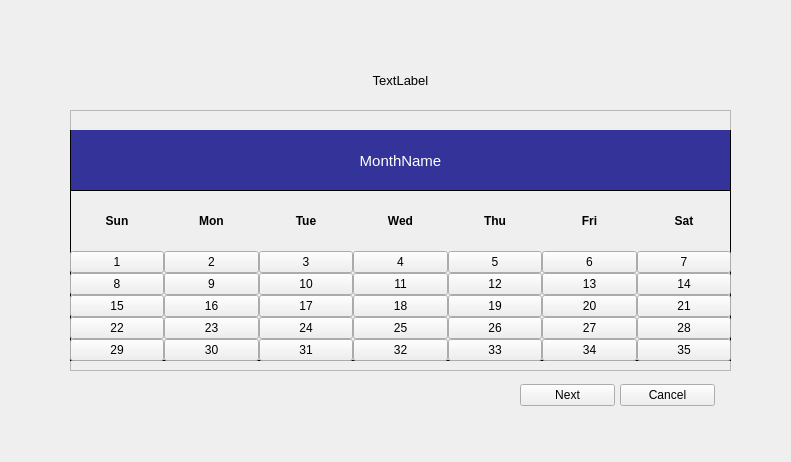
<?xml version="1.0" encoding="UTF-8"?>
<ui version="4.0">
 <class>MainWindow</class>
 <widget class="QMainWindow" name="MainWindow">
  <property name="geometry">
   <rect>
    <x>0</x>
    <y>0</y>
    <width>791</width>
    <height>462</height>
   </rect>
  </property>
  <property name="windowTitle">
   <string>MainWindow</string>
  </property>
  <property name="styleSheet">
   <string notr="true"/>
  </property>
  <widget class="QWidget" name="centralwidget">
   <widget class="QFrame" name="frame">
    <property name="geometry">
     <rect>
      <x>70</x>
      <y>110</y>
      <width>661</width>
      <height>261</height>
     </rect>
    </property>
    <property name="styleSheet">
     <string notr="true">border-left:1px solid black;
border-right:1px solid black;
border-bottom:1px solid black;</string>
    </property>
    <property name="frameShape">
     <enum>QFrame::StyledPanel</enum>
    </property>
    <property name="frameShadow">
     <enum>QFrame::Raised</enum>
    </property>
    <widget class="QWidget" name="verticalLayoutWidget">
     <property name="enabled">
      <bool>true</bool>
     </property>
     <property name="geometry">
      <rect>
       <x>0</x>
       <y>20</y>
       <width>661</width>
       <height>231</height>
      </rect>
     </property>
     <layout class="QVBoxLayout" name="verticalLayout">
      <property name="spacing">
       <number>0</number>
      </property>
      <property name="sizeConstraint">
       <enum>QLayout::SetMaximumSize</enum>
      </property>
      <item>
       <widget class="QLabel" name="MonthName">
        <property name="font">
         <font>
          <pointsize>-1</pointsize>
         </font>
        </property>
        <property name="styleSheet">
         <string notr="true">background-color:#333399;
font-size:15px;
color:white;</string>
        </property>
        <property name="text">
         <string>MonthName</string>
        </property>
        <property name="alignment">
         <set>Qt::AlignCenter</set>
        </property>
       </widget>
      </item>
      <item>
       <layout class="QHBoxLayout" name="horizontalLayout">
        <property name="sizeConstraint">
         <enum>QLayout::SetFixedSize</enum>
        </property>
        <item>
         <widget class="QLabel" name="label_3">
          <property name="font">
           <font>
            <weight>75</weight>
            <bold>true</bold>
           </font>
          </property>
          <property name="text">
           <string>Sun</string>
          </property>
          <property name="alignment">
           <set>Qt::AlignCenter</set>
          </property>
         </widget>
        </item>
        <item>
         <widget class="QLabel" name="label_4">
          <property name="font">
           <font>
            <weight>75</weight>
            <bold>true</bold>
           </font>
          </property>
          <property name="text">
           <string>Mon</string>
          </property>
          <property name="alignment">
           <set>Qt::AlignCenter</set>
          </property>
         </widget>
        </item>
        <item>
         <widget class="QLabel" name="label_5">
          <property name="font">
           <font>
            <weight>75</weight>
            <bold>true</bold>
           </font>
          </property>
          <property name="text">
           <string>Tue</string>
          </property>
          <property name="alignment">
           <set>Qt::AlignCenter</set>
          </property>
         </widget>
        </item>
        <item>
         <widget class="QLabel" name="label_6">
          <property name="font">
           <font>
            <weight>75</weight>
            <bold>true</bold>
           </font>
          </property>
          <property name="text">
           <string>Wed</string>
          </property>
          <property name="alignment">
           <set>Qt::AlignCenter</set>
          </property>
         </widget>
        </item>
        <item>
         <widget class="QLabel" name="label_7">
          <property name="font">
           <font>
            <weight>75</weight>
            <bold>true</bold>
           </font>
          </property>
          <property name="text">
           <string>Thu</string>
          </property>
          <property name="alignment">
           <set>Qt::AlignCenter</set>
          </property>
         </widget>
        </item>
        <item>
         <widget class="QLabel" name="label_8">
          <property name="font">
           <font>
            <weight>75</weight>
            <bold>true</bold>
           </font>
          </property>
          <property name="text">
           <string>Fri</string>
          </property>
          <property name="alignment">
           <set>Qt::AlignCenter</set>
          </property>
         </widget>
        </item>
        <item>
         <widget class="QLabel" name="label_9">
          <property name="font">
           <font>
            <weight>75</weight>
            <bold>true</bold>
           </font>
          </property>
          <property name="styleSheet">
           <string notr="true"/>
          </property>
          <property name="text">
           <string>Sat</string>
          </property>
          <property name="alignment">
           <set>Qt::AlignCenter</set>
          </property>
         </widget>
        </item>
       </layout>
      </item>
      <item>
       <layout class="QHBoxLayout" name="horizontalLayout_8">
        <property name="spacing">
         <number>0</number>
        </property>
        <item>
         <widget class="QPushButton" name="pushButton_1">
          <property name="text">
           <string>1</string>
          </property>
         </widget>
        </item>
        <item>
         <widget class="QPushButton" name="pushButton_2">
          <property name="text">
           <string>2</string>
          </property>
         </widget>
        </item>
        <item>
         <widget class="QPushButton" name="pushButton_3">
          <property name="text">
           <string>3</string>
          </property>
         </widget>
        </item>
        <item>
         <widget class="QPushButton" name="pushButton_4">
          <property name="text">
           <string>4</string>
          </property>
         </widget>
        </item>
        <item>
         <widget class="QPushButton" name="pushButton_5">
          <property name="text">
           <string>5</string>
          </property>
         </widget>
        </item>
        <item>
         <widget class="QPushButton" name="pushButton_6">
          <property name="text">
           <string>6</string>
          </property>
         </widget>
        </item>
        <item>
         <widget class="QPushButton" name="pushButton_7">
          <property name="text">
           <string>7</string>
          </property>
         </widget>
        </item>
       </layout>
      </item>
      <item>
       <layout class="QHBoxLayout" name="horizontalLayout_7">
        <property name="spacing">
         <number>0</number>
        </property>
        <item>
         <widget class="QPushButton" name="pushButton_8">
          <property name="text">
           <string>8</string>
          </property>
         </widget>
        </item>
        <item>
         <widget class="QPushButton" name="pushButton_9">
          <property name="text">
           <string>9</string>
          </property>
         </widget>
        </item>
        <item>
         <widget class="QPushButton" name="pushButton_10">
          <property name="text">
           <string>10</string>
          </property>
         </widget>
        </item>
        <item>
         <widget class="QPushButton" name="pushButton_11">
          <property name="text">
           <string>11</string>
          </property>
         </widget>
        </item>
        <item>
         <widget class="QPushButton" name="pushButton_12">
          <property name="text">
           <string>12</string>
          </property>
         </widget>
        </item>
        <item>
         <widget class="QPushButton" name="pushButton_13">
          <property name="enabled">
           <bool>true</bool>
          </property>
          <property name="text">
           <string>13</string>
          </property>
         </widget>
        </item>
        <item>
         <widget class="QPushButton" name="pushButton_14">
          <property name="text">
           <string>14</string>
          </property>
         </widget>
        </item>
       </layout>
      </item>
      <item>
       <layout class="QHBoxLayout" name="horizontalLayout_6">
        <property name="spacing">
         <number>0</number>
        </property>
        <item>
         <widget class="QPushButton" name="pushButton_15">
          <property name="text">
           <string>15</string>
          </property>
         </widget>
        </item>
        <item>
         <widget class="QPushButton" name="pushButton_16">
          <property name="text">
           <string>16</string>
          </property>
         </widget>
        </item>
        <item>
         <widget class="QPushButton" name="pushButton_17">
          <property name="text">
           <string>17</string>
          </property>
         </widget>
        </item>
        <item>
         <widget class="QPushButton" name="pushButton_18">
          <property name="text">
           <string>18</string>
          </property>
         </widget>
        </item>
        <item>
         <widget class="QPushButton" name="pushButton_19">
          <property name="text">
           <string>19</string>
          </property>
         </widget>
        </item>
        <item>
         <widget class="QPushButton" name="pushButton_20">
          <property name="text">
           <string>20</string>
          </property>
         </widget>
        </item>
        <item>
         <widget class="QPushButton" name="pushButton_21">
          <property name="text">
           <string>21</string>
          </property>
         </widget>
        </item>
       </layout>
      </item>
      <item>
       <layout class="QHBoxLayout" name="horizontalLayout_5">
        <property name="spacing">
         <number>0</number>
        </property>
        <item>
         <widget class="QPushButton" name="pushButton_22">
          <property name="text">
           <string>22</string>
          </property>
         </widget>
        </item>
        <item>
         <widget class="QPushButton" name="pushButton_23">
          <property name="text">
           <string>23</string>
          </property>
         </widget>
        </item>
        <item>
         <widget class="QPushButton" name="pushButton_24">
          <property name="text">
           <string>24</string>
          </property>
         </widget>
        </item>
        <item>
         <widget class="QPushButton" name="pushButton_25">
          <property name="text">
           <string>25</string>
          </property>
         </widget>
        </item>
        <item>
         <widget class="QPushButton" name="pushButton_26">
          <property name="text">
           <string>26</string>
          </property>
         </widget>
        </item>
        <item>
         <widget class="QPushButton" name="pushButton_27">
          <property name="text">
           <string>27</string>
          </property>
         </widget>
        </item>
        <item>
         <widget class="QPushButton" name="pushButton_28">
          <property name="text">
           <string>28</string>
          </property>
         </widget>
        </item>
       </layout>
      </item>
      <item>
       <layout class="QHBoxLayout" name="horizontalLayout_2">
        <property name="spacing">
         <number>0</number>
        </property>
        <item>
         <widget class="QPushButton" name="pushButton_29">
          <property name="text">
           <string>29</string>
          </property>
         </widget>
        </item>
        <item>
         <widget class="QPushButton" name="pushButton_30">
          <property name="text">
           <string>30</string>
          </property>
         </widget>
        </item>
        <item>
         <widget class="QPushButton" name="pushButton_31">
          <property name="text">
           <string>31</string>
          </property>
         </widget>
        </item>
        <item>
         <widget class="QPushButton" name="pushButton_32">
          <property name="enabled">
           <bool>true</bool>
          </property>
          <property name="styleSheet">
           <string notr="true"/>
          </property>
          <property name="text">
           <string>32</string>
          </property>
          <property name="flat">
           <bool>false</bool>
          </property>
         </widget>
        </item>
        <item>
         <widget class="QPushButton" name="pushButton_33">
          <property name="enabled">
           <bool>true</bool>
          </property>
          <property name="styleSheet">
           <string notr="true"/>
          </property>
          <property name="text">
           <string>33</string>
          </property>
          <property name="flat">
           <bool>false</bool>
          </property>
         </widget>
        </item>
        <item>
         <widget class="QPushButton" name="pushButton_34">
          <property name="enabled">
           <bool>true</bool>
          </property>
          <property name="styleSheet">
           <string notr="true"/>
          </property>
          <property name="text">
           <string>34</string>
          </property>
          <property name="flat">
           <bool>false</bool>
          </property>
         </widget>
        </item>
        <item>
         <widget class="QPushButton" name="pushButton_35">
          <property name="enabled">
           <bool>true</bool>
          </property>
          <property name="styleSheet">
           <string notr="true"/>
          </property>
          <property name="text">
           <string>35</string>
          </property>
          <property name="flat">
           <bool>false</bool>
          </property>
         </widget>
        </item>
       </layout>
      </item>
     </layout>
    </widget>
   </widget>
   <widget class="QLabel" name="Heading">
    <property name="geometry">
     <rect>
      <x>80</x>
      <y>60</y>
      <width>641</width>
      <height>41</height>
     </rect>
    </property>
    <property name="font">
     <font>
      <pointsize>10</pointsize>
     </font>
    </property>
    <property name="text">
     <string>TextLabel</string>
    </property>
    <property name="alignment">
     <set>Qt::AlignCenter</set>
    </property>
   </widget>
   <widget class="QWidget" name="horizontalLayoutWidget">
    <property name="geometry">
     <rect>
      <x>520</x>
      <y>380</y>
      <width>195</width>
      <height>31</height>
     </rect>
    </property>
    <layout class="QHBoxLayout" name="horizontalLayout_3">
     <property name="spacing">
      <number>5</number>
     </property>
     <item>
      <widget class="QPushButton" name="next">
       <property name="text">
        <string>Next</string>
       </property>
      </widget>
     </item>
     <item>
      <widget class="QPushButton" name="cancel">
       <property name="text">
        <string>Cancel</string>
       </property>
      </widget>
     </item>
    </layout>
   </widget>
  </widget>
 </widget>
 <resources/>
 <connections/>
</ui>
